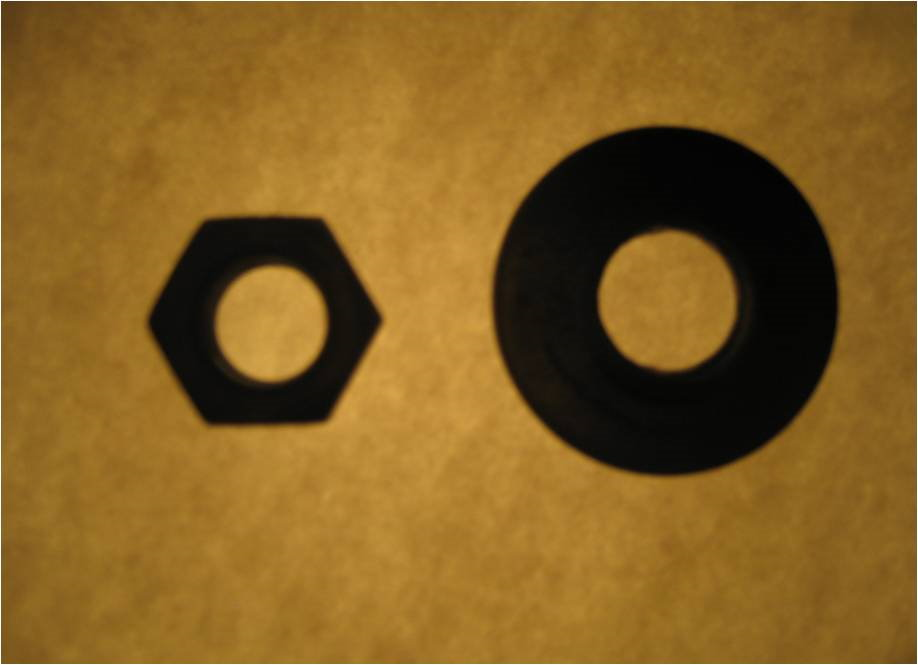
%> input picture 1_Image_Filtering/ME6406HW1KhamvilaiThanakornReport/nut_shell.jpg, 918 x 665 px
$ octave HW1_4b.m   (GNU Octave 9; MATLAB toolbox functions it lacks are replaced by stand-ins)
%> lines starting %> are read from the running program, lines starting %| are printed output that depends on the picture; in (x1, y1, x2, y2) boxes, pixels count from 0 and x2, y2 are one past the last pixel; in counts of white or black regions, pixels touching at a corner belong together; the program's own positions count from 1
clear all; clc; close all;

bw = im2bw(imread('nut_shell.jpg'),0.2); % use appropriated threshold
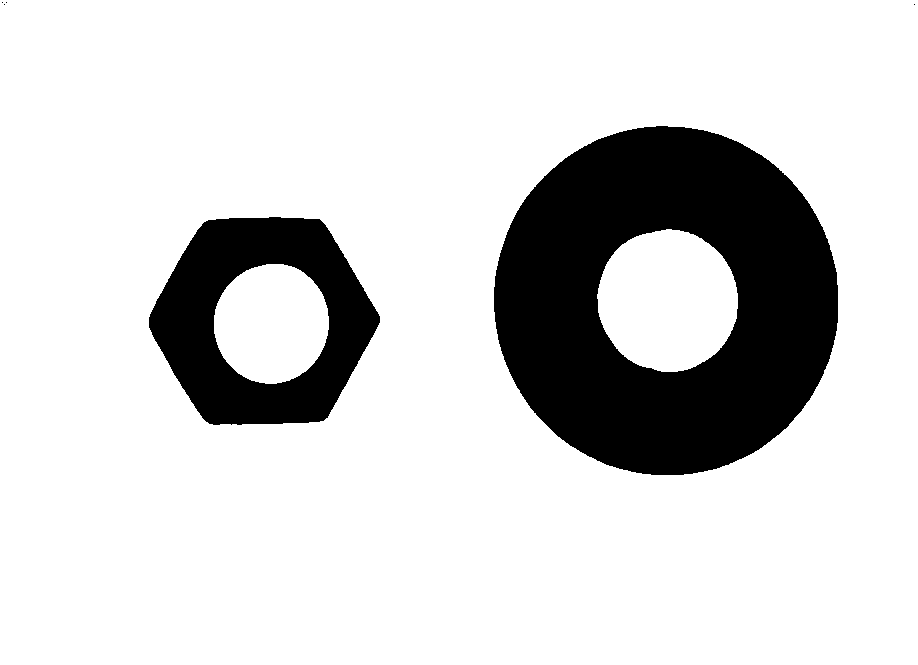
%> bw: size 665x918 logical; 82.9% white; 6 black regions (4 under 20 px), largest, box (x1, y1, x2, y2) and area: (494, 126, 838, 475) 78840, (149, 217, 380, 425) 25611
s  = regionprops(bw, 'centroid', 'area'); % compute 'centroid' and 'area'
%> s = 3 regions; Area and Centroid: 479439 [433.5 340.1], 15723 [668.3 301.1], 10853 [272.1 324.2]
centroids = cat(1, s.Centroid);
%> centroids = [433.5 340.1; 272.1 324.2; 668.3 301.1]
area = cat(1, s.Area);
%> area = [479439; 10853; 15723]
imshow(bw)

hold on
plot(centroids(2:3,1), centroids(2:3,2), 'b*')

txt = strcat('Area: ',num2str(area(2)));
%> txt = 'Area:10853'
text(centroids(2,1)-50,centroids(2,2)+120,txt)
txt = strcat('Centroid: [',num2str(centroids(2,2)),', ',num2str(centroids(2,1)),']');
%> txt = 'Centroid: [324.187,272.0963]'
text(centroids(2,1)-50,centroids(2,2)+150,txt)

txt = strcat('Area: ',num2str(area(3)));
%> txt = 'Area:15723'
text(centroids(3,1)-50,centroids(3,2)+200,txt)
txt = strcat('Centroid: [',num2str(centroids(3,2)),', ',num2str(centroids(3,1)),']');
%> txt = 'Centroid: [301.1222,668.3085]'
text(centroids(3,1)-50,centroids(3,2)+230,txt)

text(10,10,'\rightarrow y-axis')
text(0,30,'\downarrow')
text(0,50,'x-axis')
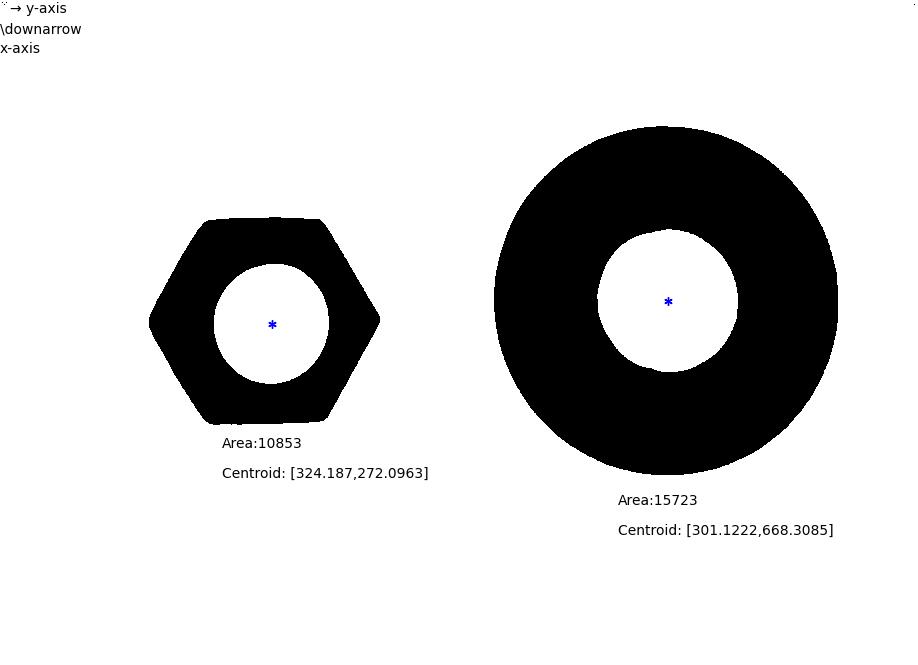
%> figure redrawn from the program's plot data
hold off
